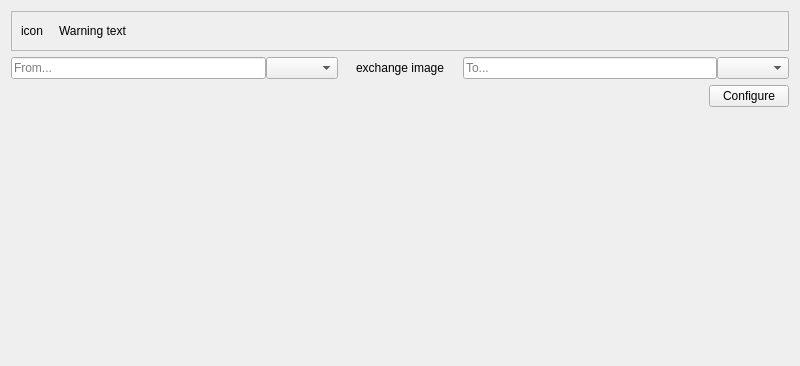
<?xml version="1.0" encoding="UTF-8"?>
<ui version="4.0">
 <class>CalcWidget</class>
 <widget class="QWidget" name="CalcWidget">
  <property name="geometry">
   <rect>
    <x>0</x>
    <y>0</y>
    <width>800</width>
    <height>366</height>
   </rect>
  </property>
  <property name="windowTitle">
   <string>MainWindow</string>
  </property>
  <layout class="QVBoxLayout" name="verticalLayout_2">
   <item>
    <layout class="QVBoxLayout" name="pluginLayout"/>
   </item>
   <item>
    <widget class="QFrame" name="frame_warning">
     <property name="frameShape">
      <enum>QFrame::StyledPanel</enum>
     </property>
     <property name="frameShadow">
      <enum>QFrame::Raised</enum>
     </property>
     <layout class="QHBoxLayout" name="horizontalLayout_3">
      <item>
       <widget class="QLabel" name="icon_warning">
        <property name="sizePolicy">
         <sizepolicy hsizetype="Maximum" vsizetype="Preferred">
          <horstretch>0</horstretch>
          <verstretch>0</verstretch>
         </sizepolicy>
        </property>
        <property name="text">
         <string>icon</string>
        </property>
       </widget>
      </item>
      <item>
       <spacer name="horizontalSpacer_2">
        <property name="orientation">
         <enum>Qt::Horizontal</enum>
        </property>
        <property name="sizeType">
         <enum>QSizePolicy::Maximum</enum>
        </property>
        <property name="sizeHint" stdset="0">
         <size>
          <width>10</width>
          <height>20</height>
         </size>
        </property>
       </spacer>
      </item>
      <item>
       <widget class="QLabel" name="label_warning">
        <property name="text">
         <string>Warning text</string>
        </property>
       </widget>
      </item>
     </layout>
    </widget>
   </item>
   <item>
    <layout class="QGridLayout" name="gridLayout_2">
     <property name="horizontalSpacing">
      <number>18</number>
     </property>
     <item row="0" column="0">
      <layout class="QHBoxLayout" name="horizontalLayout_2">
       <property name="spacing">
        <number>0</number>
       </property>
       <property name="topMargin">
        <number>0</number>
       </property>
       <item>
        <widget class="QLineEdit" name="lineFrom">
         <property name="sizePolicy">
          <sizepolicy hsizetype="Expanding" vsizetype="Maximum">
           <horstretch>0</horstretch>
           <verstretch>0</verstretch>
          </sizepolicy>
         </property>
         <property name="frame">
          <bool>true</bool>
         </property>
         <property name="placeholderText">
          <string>From...</string>
         </property>
        </widget>
       </item>
       <item>
        <widget class="QComboBox" name="comboCalcFrom"/>
       </item>
      </layout>
     </item>
     <item row="0" column="1">
      <widget class="DoublePixmapLabel" name="imageExchange">
       <property name="text">
        <string>exchange image</string>
       </property>
      </widget>
     </item>
     <item row="0" column="2">
      <layout class="QHBoxLayout" name="horizontalLayout_4">
       <property name="spacing">
        <number>0</number>
       </property>
       <item>
        <widget class="QLineEdit" name="lineTo">
         <property name="sizePolicy">
          <sizepolicy hsizetype="Expanding" vsizetype="Maximum">
           <horstretch>0</horstretch>
           <verstretch>0</verstretch>
          </sizepolicy>
         </property>
         <property name="readOnly">
          <bool>false</bool>
         </property>
         <property name="placeholderText">
          <string>To...</string>
         </property>
        </widget>
       </item>
       <item>
        <widget class="QComboBox" name="comboCalcTo"/>
       </item>
      </layout>
     </item>
    </layout>
   </item>
   <item>
    <layout class="QHBoxLayout" name="horizontalLayout">
     <item>
      <spacer name="horizontalSpacer">
       <property name="orientation">
        <enum>Qt::Horizontal</enum>
       </property>
       <property name="sizeHint" stdset="0">
        <size>
         <width>40</width>
         <height>20</height>
        </size>
       </property>
      </spacer>
     </item>
     <item>
      <widget class="QPushButton" name="btn_configure">
       <property name="text">
        <string>Configure</string>
       </property>
      </widget>
     </item>
    </layout>
   </item>
   <item>
    <spacer name="verticalSpacer">
     <property name="orientation">
      <enum>Qt::Vertical</enum>
     </property>
     <property name="sizeHint" stdset="0">
      <size>
       <width>20</width>
       <height>0</height>
      </size>
     </property>
    </spacer>
   </item>
  </layout>
 </widget>
 <customwidgets>
  <customwidget>
   <class>DoublePixmapLabel</class>
   <extends>QLabel</extends>
   <header>components.h</header>
  </customwidget>
 </customwidgets>
 <resources/>
 <connections/>
 <slots>
  <slot>fromChanged(QString)</slot>
  <slot>toChanged(QString)</slot>
  <slot>toComboChanged(QString)</slot>
 </slots>
</ui>
